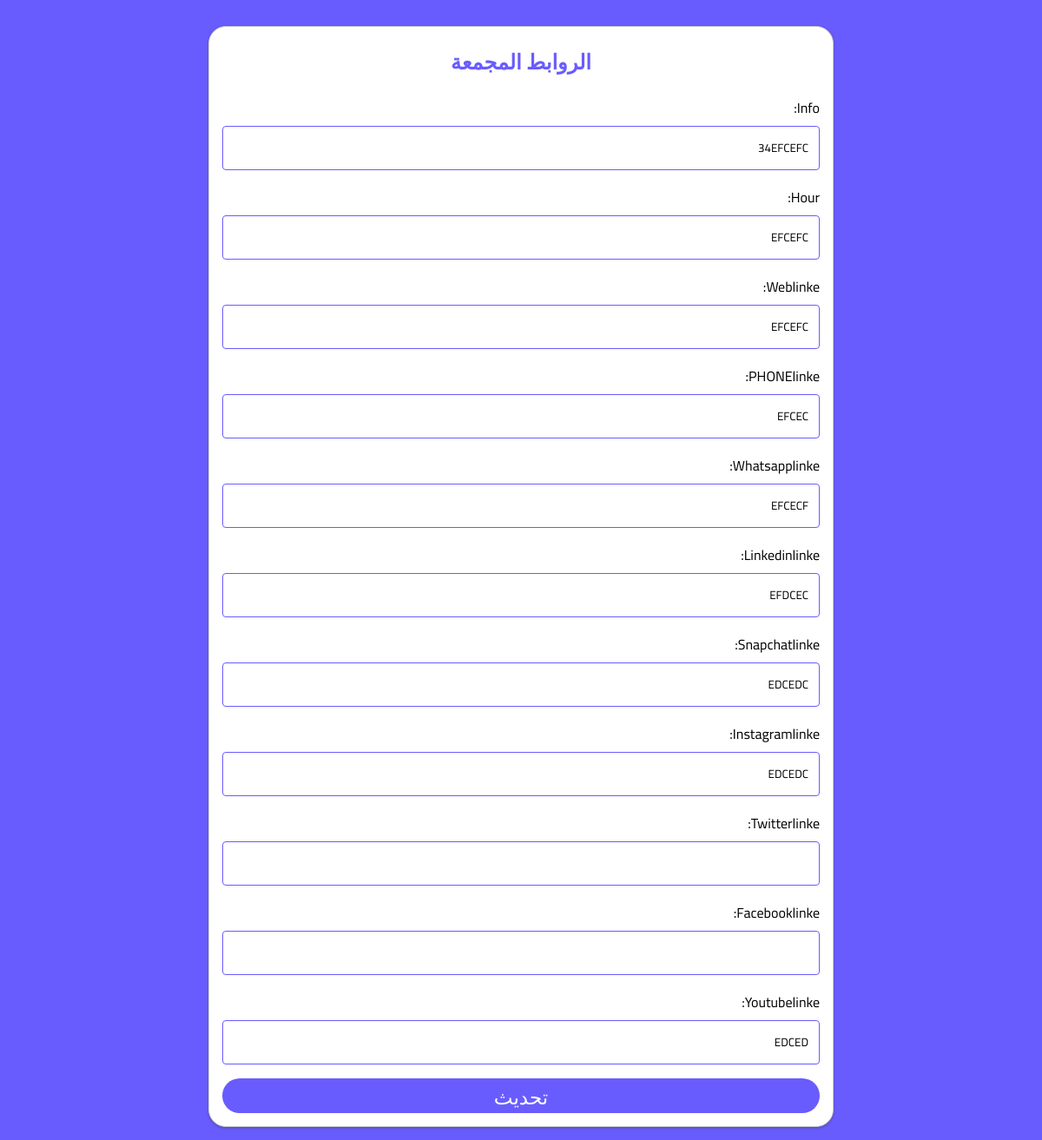
The app's page /Dashboard/link/1/edit/ with its own data.
### webs/models.py (models this page shows)
class Link(models.Model):
      web=models.ForeignKey(WEB,on_delete=models.CASCADE, related_name='link', blank=True, null=True)
      info = models.CharField(max_length = 500 ,blank=True, null=True)
      hour= models.CharField(max_length = 300 ,blank=True, null=True)
      weblinke = models.CharField(max_length = 300 ,blank=True, null=True)
      PHONElinke  = models.CharField(max_length = 300 ,blank=True, null=True)
      Whatsapplinke= models.CharField(max_length=500,blank=True, null=True)
      linkedinlinke= models.CharField(max_length=500,blank=True, null=True)
      snapchatlinke= models.CharField(max_length=500,blank=True, null=True)
      instagramlinke= models.CharField(max_length=500,blank=True, null=True)
      Twitterlinke= models.CharField(max_length=500,blank=True, null=True)
      facebooklinke= models.CharField(max_length=500,blank=True, null=True)
      youtubelinke= models.CharField(max_length=500,blank=True, null=True)

### Dashboard/views/link.py (the view)
def update_link(request, pk):
    link = get_object_or_404(Link, id=pk)
    if request.method == 'POST':
        form = LinkForm(request.POST, instance=link)
        if form.is_valid():
            link = form.save()
            return redirect('Dashboard:dashboard')
    else:
        form = LinkForm(instance=link)
    return render(request, 'create_or_update_link.html', {'form': form})

### Dashboard/forms.py
class LinkForm(forms.ModelForm):
    class Meta:
        model = Link
        fields = "__all__"
        exclude = ['web']

### templates/create_or_update_link.html (shortened to what this page needs)
{% load static %}
 <html dir="rtl" lang="ar">
<br>
   <div class="cardform">
     <h2 style=" text-align:center;color: #695cfe;margin-top:18px;"> الروابط المجمعة</h2>
    <form method="post" >
      {{ form.as_p }}
      <button type="submit" class="buttonform">تحديث</button>
    </form>
     </div>
<br><br><br>

### templates/create_or_update_link.html (style rules this page uses)
* { margin: 0; padding: 0; box-sizing: border-box; font-family: 'Cairo', sans-serif; }
.cardform { width: 60%; background:#fff; box-shadow: rgba(60, 64, 67, 0.3) 0px 1px 2px 0px, rgba(60, 64, 67, 0.15) 0px 1px 3px 1px; border: 1px solid #ccc; border-radius: 20px; margin:auto; }
form { border-radius: 20px; padding: 15px; }
input[type=text], input[type=submit] { width: 100%; padding: 12px; margin: 8px 0; display: inline-block; border: 1px solid #695cfe; box-sizing: border-box; }
input[type=text], select, textarea, time, date { width: 100%; padding: 12px; border: 1px solid #695cfe; border-radius: 4px; box-sizing: border-box; margin-top: 6px; margin-bottom: 16px; resize: vertical; }
button { background-color: #695cfe; color: white; border: none; width: 100%; height: 40px; font-size: 23px; border-radius:20px 20px 20px 20px ; }

### records on screen
Link: info "34EFCEFC", hour "EFCEFC", weblinke "EFCEFC", PHONElinke "EFCEC", Whatsapplinke "EFCECF", linkedinlinke "EFDCEC", snapchatlinke "EDCEDC", instagramlinke "EDCEDC", youtubelinke "EDCED"
